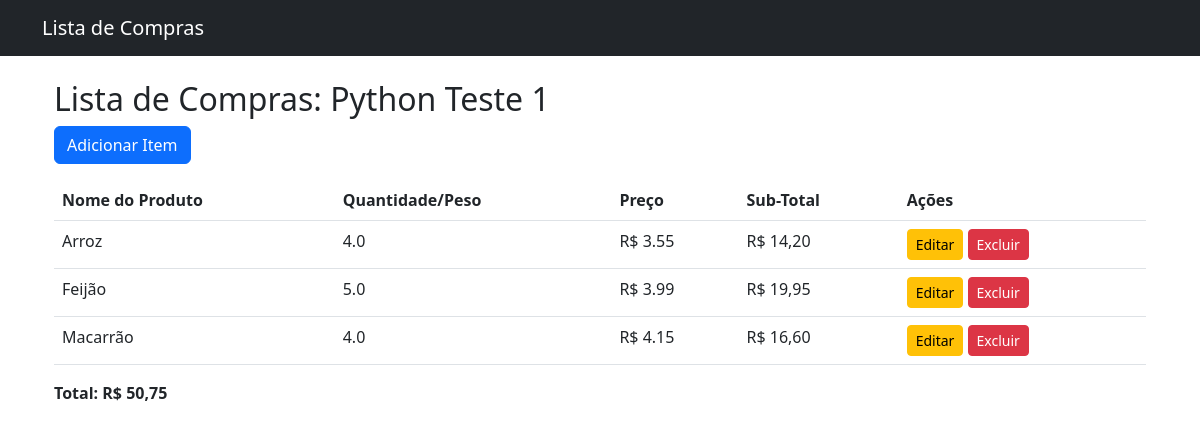
The app's page /nota/1/ with its own data.
### compras/models.py (models this page shows, shortened)
class Nota(models.Model):
    titulo = models.CharField(max_length=255)

class Item(models.Model):
    nota = models.ForeignKey(Nota, on_delete=models.CASCADE)
    nome_produto = models.CharField(max_length=255)
    quantidade_peso = models.FloatField()
    preco = models.FloatField()
    @property
    def sub_total(self):
        return round(self.quantidade_peso * self.preco, 2)

### compras/views.py (the view)
# urls.py: path('nota/<int:nota_id>/', views.visualizar_nota, name='visualizar_nota'),
def visualizar_nota(request, nota_id):
    nota = get_object_or_404(Nota, id=nota_id)
    itens = Item.objects.filter(nota=nota)
    total_geral = round(sum(item.sub_total for item in itens), 2)  # Garantir arredondamento correto
    return render(request, 'compras/visualizar_nota.html', {'nota': nota, 'itens': itens, 'total_geral': total_geral})

### compras/templatetags/custom_filters.py (called while the page is built)
@register.filter
def format_currency(value):
    try:
        return "R$ {:,.2f}".format(float(value)).replace(",", "X").replace(".", ",").replace("X", ".")
    except (ValueError, TypeError):
        return "R$ 0,00"

### compras/templates/compras/visualizar_nota.html
{% extends "base.html" %}
{% block content %}
{% load custom_filters %}
<div class="container">
    <h2>Lista de Compras: {{ nota.titulo }}</h2>
    <a href="{% url 'adicionar_item' nota.id %}" class="btn btn-primary mb-3">Adicionar Item</a>
    <table class="table">
        <thead>
            <tr>
                <th>Nome do Produto</th>
                <th>Quantidade/Peso</th>
                <th>Preço</th>
                <th>Sub-Total</th>
                <th>Ações</th>
            </tr>
        </thead>
        <tbody>
            {% for item in itens %}
            <tr>
                <td>{{ item.nome_produto }}</td>
                <td>{{ item.quantidade_peso }}</td>
                <td>R$ {{ item.preco }}</td>
                <td> {{ item.sub_total|default:"0"|format_currency }}</td>
                <td>
                    <a href="{% url 'editar_item' item.id %}" class="btn btn-warning btn-sm">Editar</a>
                    <a href="{% url 'excluir_item' item.id %}" class="btn btn-danger btn-sm">Excluir</a>
                </td>
            </tr>
            {% endfor %}
        </tbody>
    </table>
    <p><strong>Total: {{ total_geral|default:"0"|format_currency }}</strong></p>
</div>
{% endblock %}

### compras/templates/base.html (shortened to what this page needs)
<!DOCTYPE html>
<html lang="pt-br">
<head>
    <link rel="stylesheet" href="https://cdn.jsdelivr.net/npm/bootstrap@5.3.0/dist/css/bootstrap.min.css">
</head>
<body>
    <nav class="navbar navbar-dark bg-dark">
        <div class="container">
            <a class="navbar-brand" href="{% url 'lista_notas' %}">Lista de Compras</a>
        </div>
    </nav>
    <div class="container mt-4">
        {% block content %}{% endblock %}
    </div>
</body>
</html>

### records on screen
Nota: titulo "Python Teste 1"
Item: nome_produto "Arroz", quantidade_peso "4.0", preco "3.55", sub_total "R$ 14,20"
Item: nome_produto "Feijão", quantidade_peso "5.0", preco "3.99", sub_total "R$ 19,95"
Item: nome_produto "Macarrão", quantidade_peso "4.0", preco "4.15", sub_total "R$ 16,60"

### other values on screen
{{ total_geral|default:"0"|format_currency }} "R$ 50,75"
